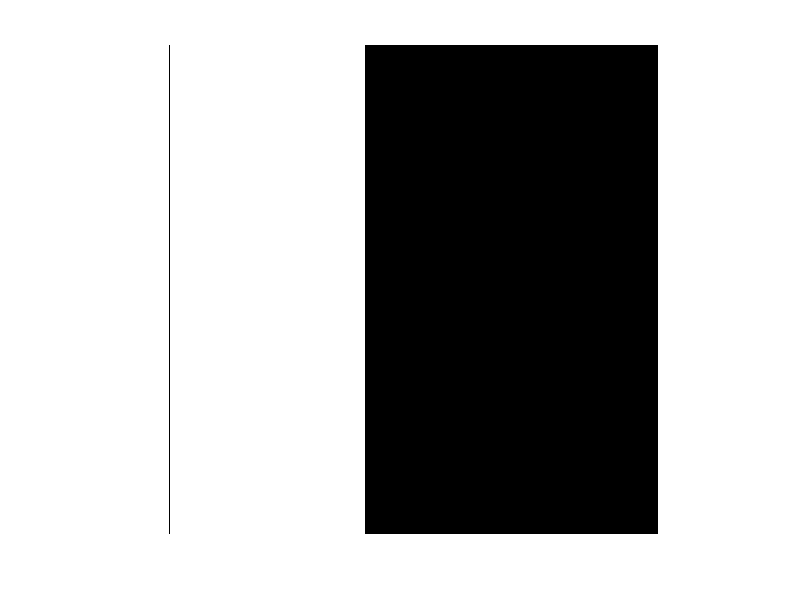

Reproduce this figure in MATLAB.
%W B
m=input('Enter number of rows: ');
n=input('Enter number of columns: ');
A=zeros(m,n);
for i=1:n
    for j=1:m/2
        A(i,j)=1;
    end
end
imshow(A);